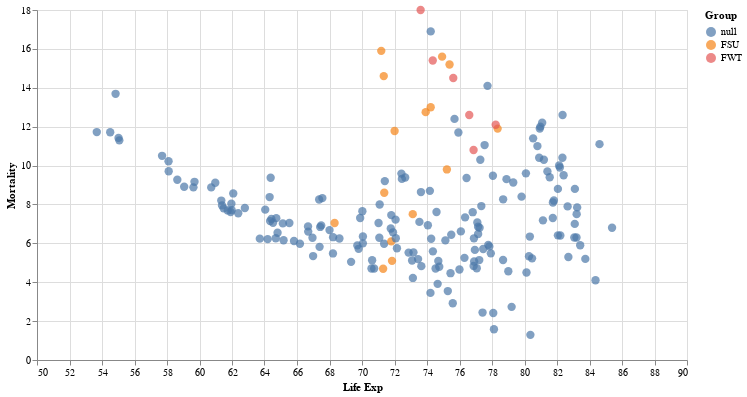

The notebook cell this image was saved under:
### Code cell
alt.Chart(dem).mark_circle(size=70).encode(
    x=alt.X('Life Exp', scale=alt.Scale(domain=[50, 90])),
    y='Mortality',
    color='Group',
    tooltip=['Country Name']
).properties(
    width=650,
    height=350
)

### Figure 1 — Vega-Lite specification as saved in the notebook (floating-point values rounded to 4 significant figures; data arrays with more than 128 entries replaced by an {"elided": "..."} marker saying what was removed)
{"config": {"view": {"continuousWidth": 400, "continuousHeight": 300}}, "data": {"name": "data-a34f2801603474c481eac8bd53f8ed2f"}, "mark": {"type": "circle", "size": 70}, "encoding": {"color": {"field": "Group", "type": "nominal"}, "tooltip": [{"field": "Country Name", "type": "nominal"}], "x": {"field": "Life Exp", "scale": {"domain": [50, 90]}, "type": "quantitative"}, "y": {"field": "Mortality", "type": "quantitative"}}, "height": 350, "width": 650, "$schema": "https://vega.github.io/schema/vega-lite/v4.17.0.json", "datasets": {"data-a34f2801603474c481eac8bd53f8ed2f": {"elided": "217 records"}}}
